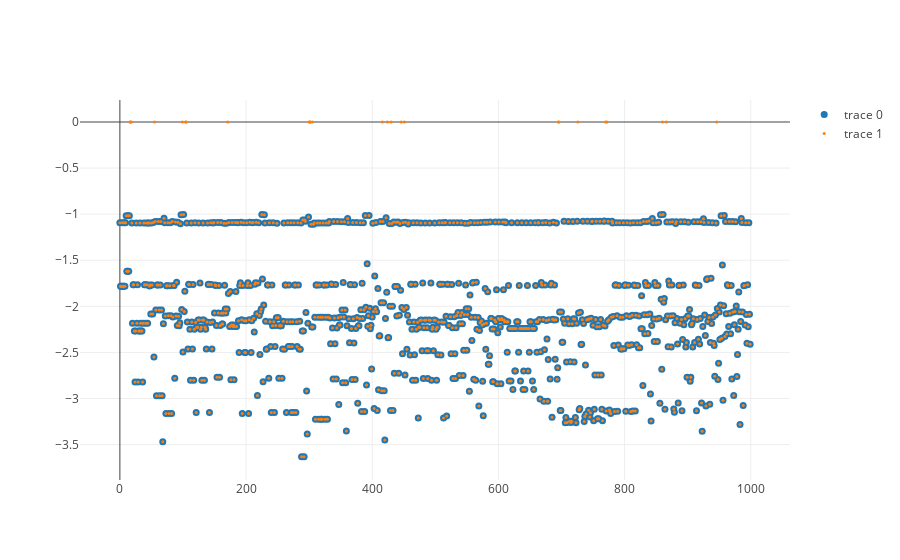

Source (notebook cell):
### Markdown cell above
---
**plot**

### Code cell
feat = 'molecule_type_dist_std_diff'
trace0 = go.Scatter(y=X[feat],  mode='markers', marker=dict(size=7))
trace1 = go.Scatter(y=X1[feat], mode='markers', marker=dict(size=3))
data = [trace0, trace1]
iplot(data)

### Figure 1 — Plotly figure (JSON) as saved in the notebook; plotly's stock layout.template omitted (floating-point values rounded to 4 significant figures; data arrays with more than 128 entries replaced by an {"elided": "..."} marker saying what was removed)
{"data": [{"marker": {"size": 7}, "mode": "markers", "type": "scatter", "uid": "3eba1776-1648-485a-b767-97d08132b348", "y": {"elided": "1000 float values"}}, {"marker": {"size": 3}, "mode": "markers", "type": "scatter", "uid": "b4075652-6a76-41bc-a933-06437ff16708", "y": {"elided": "1000 float values"}}], "layout": {"autosize": true, "xaxis": {"autorange": true, "range": [-64.26, 1063.0]}, "yaxis": {"autorange": true, "range": [-3.906, 0.2542], "type": "linear"}}}
